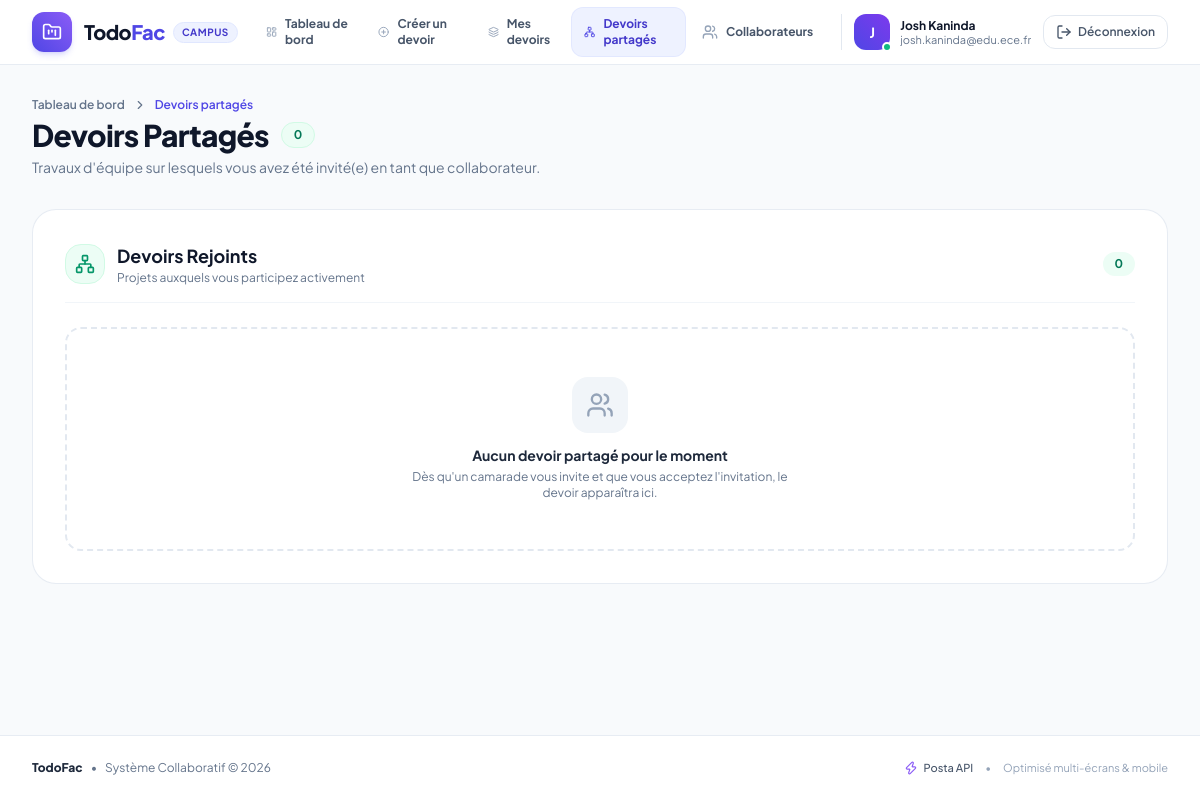
The app's page /devoirs-partages (signed in) with its own data.
### app.py (models this page shows, shortened)
class User(UserMixin, db.Model):
    __tablename__ = "user"
    id = db.Column(db.Integer, primary_key=True)
    nom = db.Column(db.String(100), nullable=False)
    email = db.Column(db.String(120), unique=True, nullable=False, index=True)
    password_hash = db.Column(db.String(255), nullable=True)
    date_creation = db.Column(db.DateTime, default=lambda: datetime.now(timezone.utc))
    projets_administres = db.relationship(
        "Projet", backref="admin", lazy=True, cascade="all, delete-orphan"
    )
    participations = db.relationship(
        "Invitation", backref="user", lazy=True, cascade="all, delete-orphan"
    )

### app.py (the view)
@app.route("/devoirs-partages")
@login_required
def devoirs_partages():
    invitations_en_attente = [
        inv for inv in current_user.participations if inv.statut == "en_attente"
    ]
    participations_acceptees = [
        inv for inv in current_user.participations if inv.statut == "accepte"
    ]
    return render_template(
        "devoirs_partages.html",
        invitations_en_attente=invitations_en_attente,
        participations_acceptees=participations_acceptees,
    )

### app.py (called while the page is built)
@login_manager.user_loader
def load_user(user_id):
    return db.session.get(User, int(user_id))

@app.context_processor
def inject_globals():
    if current_user.is_authenticated:
        pending_count = Invitation.query.filter_by(
            user_id=current_user.id, statut="en_attente"
        ).count()
        return {"pending_invitations_count": pending_count}
    return {"pending_invitations_count": 0}

### templates/devoirs_partages.html (shortened to what this page needs)
{% extends "base.html" %}
{% block content %}
<div class="space-y-6 sm:space-y-8">
    <div class="flex flex-col sm:flex-row sm:items-center sm:justify-between gap-3 sm:gap-4">
        <div>
            <div class="flex items-center gap-2 text-xs font-semibold text-slate-500 mb-1">
                <a href="{{ url_for('index') }}" class="hover:text-indigo-600 transition">Tableau de bord</a>
                <i data-lucide="chevron-right" class="w-3.5 h-3.5"></i>
                <span class="text-indigo-600">Devoirs partagés</span>
            </div>
            <div class="flex items-center gap-2.5 sm:gap-3">
                <h1 class="text-xl xs:text-2xl sm:text-3xl font-extrabold text-slate-900 tracking-tight">Devoirs Partagés</h1>
                <span class="inline-flex items-center px-2.5 py-0.5 sm:px-3 sm:py-1 rounded-full text-xs font-bold bg-emerald-50 text-emerald-700 border border-emerald-100">
                    {{ participations_acceptees|length }}
                </span>
            </div>
            <p class="text-xs sm:text-sm text-slate-500 mt-1">
                Travaux d'équipe sur lesquels vous avez été invité(e) en tant que collaborateur.
            </p>
        </div>
    </div>
    <div class="bg-white rounded-2xl sm:rounded-3xl border border-slate-200/80 p-4 xs:p-5 sm:p-8 shadow-xs">
        <div class="flex items-center justify-between pb-3.5 sm:pb-4 mb-4 sm:mb-6 border-b border-slate-100">
            <div class="flex items-center gap-2.5 sm:gap-3">
                <div class="w-8 h-8 sm:w-10 sm:h-10 rounded-xl sm:rounded-2xl bg-emerald-50 text-emerald-600 flex items-center justify-center border border-emerald-100 shrink-0">
                    <i data-lucide="network" class="w-4 h-4 sm:w-5 sm:h-5"></i>
                </div>
                <div>
                    <h2 class="text-base sm:text-lg font-bold text-slate-900">Devoirs Rejoints</h2>
                    <p class="text-[11px] sm:text-xs text-slate-500">Projets auxquels vous participez activement</p>
                </div>
            </div>
            <span class="inline-flex items-center px-2.5 py-0.5 sm:px-3 sm:py-1 rounded-full text-xs font-bold bg-emerald-50 text-emerald-700">
                {{ participations_acceptees|length }}
            </span>
        </div>
        {% if not participations_acceptees %}
            <div class="text-center py-8 sm:py-12 px-4 rounded-2xl border-2 border-dashed border-slate-200">
                <div class="w-12 h-12 sm:w-14 sm:h-14 rounded-2xl bg-slate-100 text-slate-400 mx-auto flex items-center justify-center mb-3">
                    <i data-lucide="users" class="w-6 h-6 sm:w-7 sm:h-7"></i>
                </div>
                <h3 class="text-sm font-bold text-slate-800">Aucun devoir partagé pour le moment</h3>
                <p class="text-xs text-slate-500 mt-1 max-w-sm mx-auto">
                    Dès qu'un camarade vous invite et que vous acceptez l'invitation, le devoir apparaîtra ici.
                </p>
            </div>
        {% endif %}
    </div>
</div>
{% endblock %}

### templates/base.html (shortened to what this page needs)
<!DOCTYPE html>
<html lang="fr" class="h-full bg-slate-50/60">
<head>
    <script src="https://cdn.tailwindcss.com"></script>
</head>
<body class="min-h-full flex flex-col font-sans antialiased text-slate-800 bg-slate-50/50 selection:bg-indigo-500 selection:text-white pb-20 lg:pb-0">
    <header class="sticky top-0 z-40 bg-white/90 backdrop-blur-xl border-b border-slate-200/80 shadow-2xs">
        <div class="max-w-7xl mx-auto px-3.5 sm:px-6 lg:px-8">
            <div class="h-16 flex items-center justify-between gap-2 sm:gap-4">
                <div class="flex items-center gap-2.5 sm:gap-3 shrink-0">
                    <a href="{{ url_for('index') }}" class="flex items-center gap-2.5 sm:gap-3 group">
                        <div class="w-9 h-9 sm:w-10 sm:h-10 rounded-xl bg-gradient-to-tr from-indigo-600 to-violet-500 text-white flex items-center justify-center shadow-md shadow-indigo-500/20 group-hover:scale-105 transition-transform duration-200">
                            <i data-lucide="folder-kanban" class="w-5 h-5"></i>
                        </div>
                        <div class="flex items-center gap-1.5 sm:gap-2">
                            <span class="text-lg sm:text-xl font-extrabold tracking-tight text-slate-900">Todo<span class="text-indigo-600">Fac</span></span>
                            <span class="hidden xs:inline-flex items-center gap-1 text-[10px] font-bold uppercase tracking-wider bg-indigo-50 text-indigo-700 px-2 py-0.5 rounded-full border border-indigo-100">
                                Campus
                            </span>
                        </div>
                    </a>
                </div>
                <nav class="hidden lg:flex items-center gap-1">
                    <a href="{{ url_for('index') }}"
                       class="inline-flex items-center gap-2 px-3 py-2 rounded-xl text-xs font-bold transition-all duration-200 {% if request.endpoint == 'index' %}bg-indigo-50 text-indigo-700 border border-indigo-100/80 shadow-2xs{% else %}text-slate-600 hover:text-slate-900 hover:bg-slate-100/80{% endif %}">
                        <i data-lucide="layout-dashboard" class="w-4 h-4 {% if request.endpoint == 'index' %}text-indigo-600{% else %}text-slate-400{% endif %}"></i>
                        <span>Tableau de bord</span>
                    </a>
                    <a href="{{ url_for('creer_devoir') }}"
                       class="inline-flex items-center gap-2 px-3 py-2 rounded-xl text-xs font-bold transition-all duration-200 {% if request.endpoint == 'creer_devoir' %}bg-indigo-50 text-indigo-700 border border-indigo-100/80 shadow-2xs{% else %}text-slate-600 hover:text-slate-900 hover:bg-slate-100/80{% endif %}">
                        <i data-lucide="plus-circle" class="w-4 h-4 {% if request.endpoint == 'creer_devoir' %}text-indigo-600{% else %}text-slate-400{% endif %}"></i>
                        <span>Créer un devoir</span>
                    </a>
                    <a href="{{ url_for('mes_devoirs') }}"
                       class="inline-flex items-center gap-2 px-3 py-2 rounded-xl text-xs font-bold transition-all duration-200 {% if request.endpoint == 'mes_devoirs' %}bg-indigo-50 text-indigo-700 border border-indigo-100/80 shadow-2xs{% else %}text-slate-600 hover:text-slate-900 hover:bg-slate-100/80{% endif %}">
                        <i data-lucide="layers" class="w-4 h-4 {% if request.endpoint == 'mes_devoirs' %}text-indigo-600{% else %}text-slate-400{% endif %}"></i>
                        <span>Mes devoirs</span>
                    </a>
                    <a href="{{ url_for('devoirs_partages') }}"
                       class="inline-flex items-center gap-2 px-3 py-2 rounded-xl text-xs font-bold transition-all duration-200 {% if request.endpoint == 'devoirs_partages' %}bg-indigo-50 text-indigo-700 border border-indigo-100/80 shadow-2xs{% else %}text-slate-600 hover:text-slate-900 hover:bg-slate-100/80{% endif %}">
                        <i data-lucide="network" class="w-4 h-4 {% if request.endpoint == 'devoirs_partages' %}text-indigo-600{% else %}text-slate-400{% endif %}"></i>
                        <span>Devoirs partagés</span>
                    </a>
                    <a href="{{ url_for('collaborateurs') }}"
                       class="inline-flex items-center gap-2 px-3 py-2 rounded-xl text-xs font-bold transition-all duration-200 {% if request.endpoint == 'collaborateurs' %}bg-indigo-50 text-indigo-700 border border-indigo-100/80 shadow-2xs{% else %}text-slate-600 hover:text-slate-900 hover:bg-slate-100/80{% endif %}">
                        <i data-lucide="users" class="w-4 h-4 {% if request.endpoint == 'collaborateurs' %}text-indigo-600{% else %}text-slate-400{% endif %}"></i>
                        <span>Collaborateurs</span>
                    </a>
                </nav>
                <div class="flex items-center gap-2 sm:gap-3">
                    <div class="flex items-center gap-2 sm:gap-2.5 pl-2 sm:pl-3 sm:border-l sm:border-slate-200">
                        <div class="relative shrink-0">
                            <div class="w-8 h-8 sm:w-9 sm:h-9 rounded-xl bg-gradient-to-tr from-indigo-600 to-violet-600 text-white flex items-center justify-center font-bold text-xs sm:text-sm shadow-xs">
                                {{ current_user.nom[0]|upper }}
                            </div>
                            <span class="absolute -bottom-0.5 -right-0.5 w-2.5 h-2.5 bg-emerald-500 border-2 border-white rounded-full"></span>
                        </div>
                        <div class="hidden sm:block text-left min-w-0 max-w-[130px] md:max-w-[170px]">
                            <p class="text-xs font-bold text-slate-900 leading-tight truncate">{{ current_user.nom }}</p>
                            <p class="text-[11px] text-slate-500 leading-tight truncate" title="{{ current_user.email }}">{{ current_user.email }}</p>
                        </div>
                    </div>
                    <a href="{{ url_for('logout') }}"
                       title="Se déconnecter"
                       class="inline-flex items-center gap-1.5 text-xs font-semibold text-slate-600 hover:text-rose-600 bg-white hover:bg-rose-50 px-2.5 sm:px-3 py-2 rounded-xl border border-slate-200 hover:border-rose-200 transition-all shadow-2xs shrink-0">
                        <i data-lucide="log-out" class="w-4 h-4"></i>
                        <span class="hidden md:inline">Déconnexion</span>
                    </a>
                </div>
            </div>
        </div>
    </header>
    <main class="flex-grow max-w-7xl mx-auto px-3.5 sm:px-6 lg:px-8 py-5 sm:py-8 w-full space-y-5 sm:space-y-6">
        {% block content %}{% endblock %}
    </main>
    <footer class="bg-white border-t border-slate-200/80 py-6 text-xs text-slate-500 mt-auto">
        <div class="max-w-7xl mx-auto px-4 sm:px-6 lg:px-8 flex flex-col sm:flex-row items-center justify-between gap-3 text-center sm:text-left">
            <div class="flex items-center justify-center sm:justify-start gap-2 flex-wrap">
                <span class="font-extrabold text-slate-800">TodoFac</span>
                <span>&bull;</span>
                <span>Système Collaboratif &copy; 2026</span>
            </div>
            <div class="flex items-center justify-center sm:justify-end gap-3 text-slate-400 text-[11px]">
                <span class="flex items-center gap-1.5 text-slate-600 font-medium">
                    <i data-lucide="zap" class="w-3.5 h-3.5 text-violet-500"></i>
                    Posta API
                </span>
                <span>&bull;</span>
                <span>Optimisé multi-écrans &amp; mobile</span>
            </div>
        </div>
    </footer>
</body>
</html>

### templates/base.html (style rules this page uses)
html, body { overflow-x: hidden; max-width: 100vw; }

### records on screen
User: nom "J", nom "Josh Kaninda", email "josh.kaninda@edu.ece.fr"

### other values on screen
{{ participations_acceptees|length }} "0"
